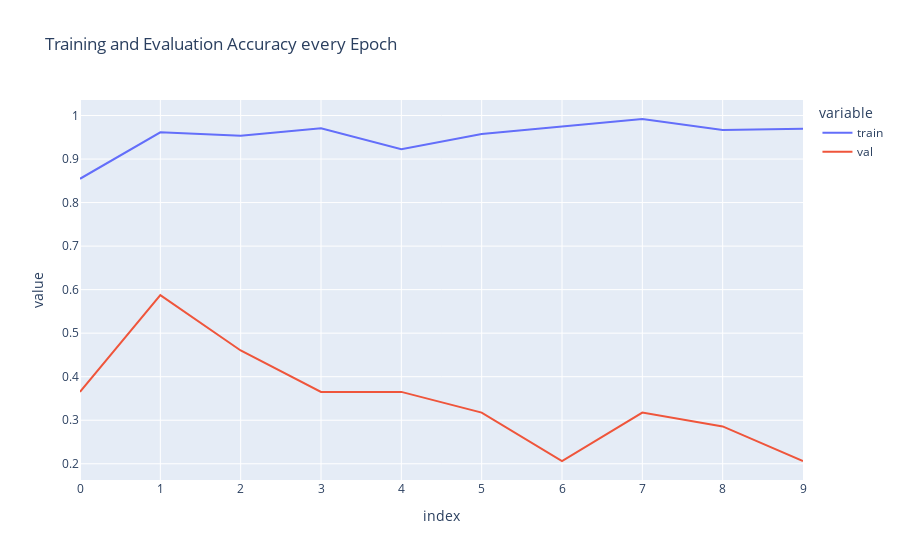

Notebook code cell kept with this figure:
### Code cell
from plotly.offline import iplot, init_notebook_mode
import plotly. express as px
import pandas as pd

init_notebook_mode(connected=True)

acc = pd.DataFrame({ 'train': history.history['acc'], 'val': history.history['val_acc']})

fig = px.line(acc, x=acc.index, y=acc.columns[0::], title='Training and Evaluation Accuracy every Epoch')
fig.show()

### Figure 1 — Plotly figure (JSON) as saved in the notebook; plotly's stock layout.template omitted (floating-point values rounded to 4 significant figures)
{"data": [{"hovertemplate": "variable=train<br>index=%{x}<br>value=%{y}<extra></extra>", "legendgroup": "train", "line": {"color": "#636efa", "dash": "solid"}, "marker": {"symbol": "circle"}, "mode": "lines", "name": "train", "orientation": "v", "showlegend": true, "x": [0, 1, 2, 3, 4, 5, 6, 7, 8, 9], "xaxis": "x", "y": [0.8547, 0.9613, 0.9533, 0.9707, 0.9227, 0.9573, 0.9747, 0.992, 0.9667, 0.9693], "yaxis": "y", "type": "scatter"}, {"hovertemplate": "variable=val<br>index=%{x}<br>value=%{y}<extra></extra>", "legendgroup": "val", "line": {"color": "#EF553B", "dash": "solid"}, "marker": {"symbol": "circle"}, "mode": "lines", "name": "val", "orientation": "v", "showlegend": true, "x": [0, 1, 2, 3, 4, 5, 6, 7, 8, 9], "xaxis": "x", "y": [0.3651, 0.5873, 0.4603, 0.3651, 0.3651, 0.3175, 0.2063, 0.3175, 0.2857, 0.2063], "yaxis": "y", "type": "scatter"}], "layout": {"xaxis": {"anchor": "y", "domain": [0, 1], "title": {"text": "index"}}, "yaxis": {"anchor": "x", "domain": [0, 1], "title": {"text": "value"}}, "legend": {"title": {"text": "variable"}, "tracegroupgap": 0}, "title": {"text": "Training and Evaluation Accuracy every Epoch"}}}
